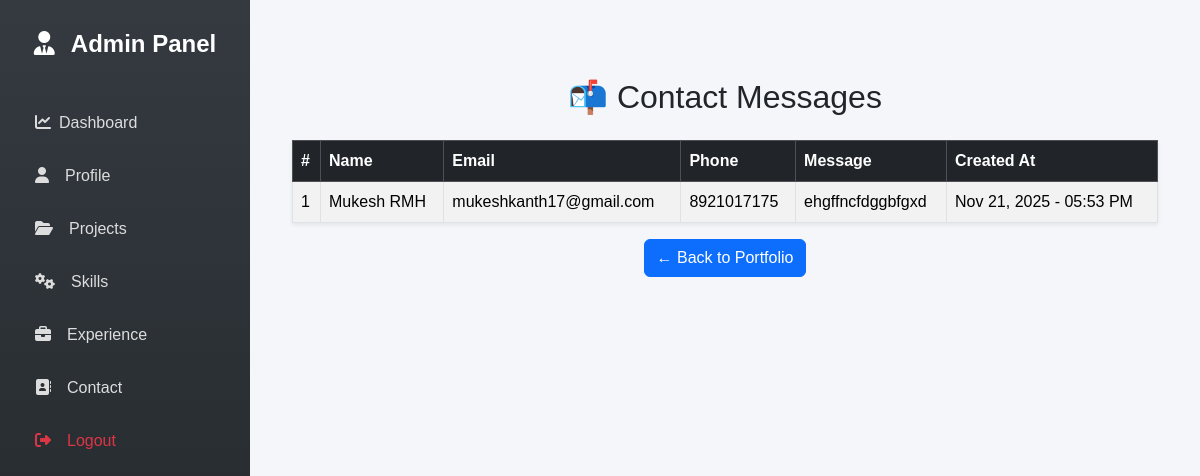
Screenshot of /contact-list/ with the database file from the repository.
### user_app/models.py (models this page shows, shortened)
class Contact(models.Model):
    name = models.CharField(max_length=100)
    email = models.EmailField()
    phone = models.CharField(max_length=15, blank=True, null=True)
    message = models.TextField()
    created_at = models.DateTimeField(auto_now_add=True)

### admin_app/views.py (the view)
# urls.py: path('contact-list/', views.contact_list_view, name='contact_list_view'),
def contact_list_view(request):
    contacts = Contact.objects.all().order_by('-created_at')  # newest first
    return render(request, 'contact_list.html', {'contacts': contacts})

### admin_app/templates/contact_list.html
{% extends "admin_page.html" %}
{% load static %}
{% block content %}
<div class="container mt-5">
  <h2 class="mb-4 text-center">📬 Contact Messages</h2>
  <table class="table table-striped table-bordered shadow-sm">
    <thead class="table-dark">
      <tr>
        <th scope="col">#</th>
        <th scope="col">Name</th>
        <th scope="col">Email</th>
        <th scope="col">Phone</th>
        <th scope="col">Message</th>
        <th scope="col">Created At</th>
      </tr>
    </thead>
    <tbody>
      {% for contact in contacts %}
      <tr>
        <td>{{ forloop.counter }}</td>
        <td>{{ contact.name }}</td>
        <td>{{ contact.email }}</td>
        <td>{{ contact.phone }}</td>
        <td>{{ contact.message }}</td>
        <td>{{ contact.created_at|date:"M d, Y - h:i A" }}</td>
      </tr>
      {% empty %}
      <tr>
        <td colspan="6" class="text-center text-muted">No messages yet.</td>
      </tr>
      {% endfor %}
    </tbody>
  </table>
  <div class="text-center mt-3">
    <a href="{% url 'portfolio_view' %}" class="btn btn-primary">← Back to Portfolio</a>
  </div>
</div>
{% endblock %}

### admin_app/templates/admin_page.html (style rules this page uses)
body { background-color: #f4f6f9; font-family: 'Poppins', sans-serif; }

### rows the page displays
Contact: name "Mukesh RMH", email "mukeshkanth17@gmail.com", phone "8921017175", message "ehgffncfdggbfgxd", created_at "Nov 21, 2025 - 05:53 PM"
